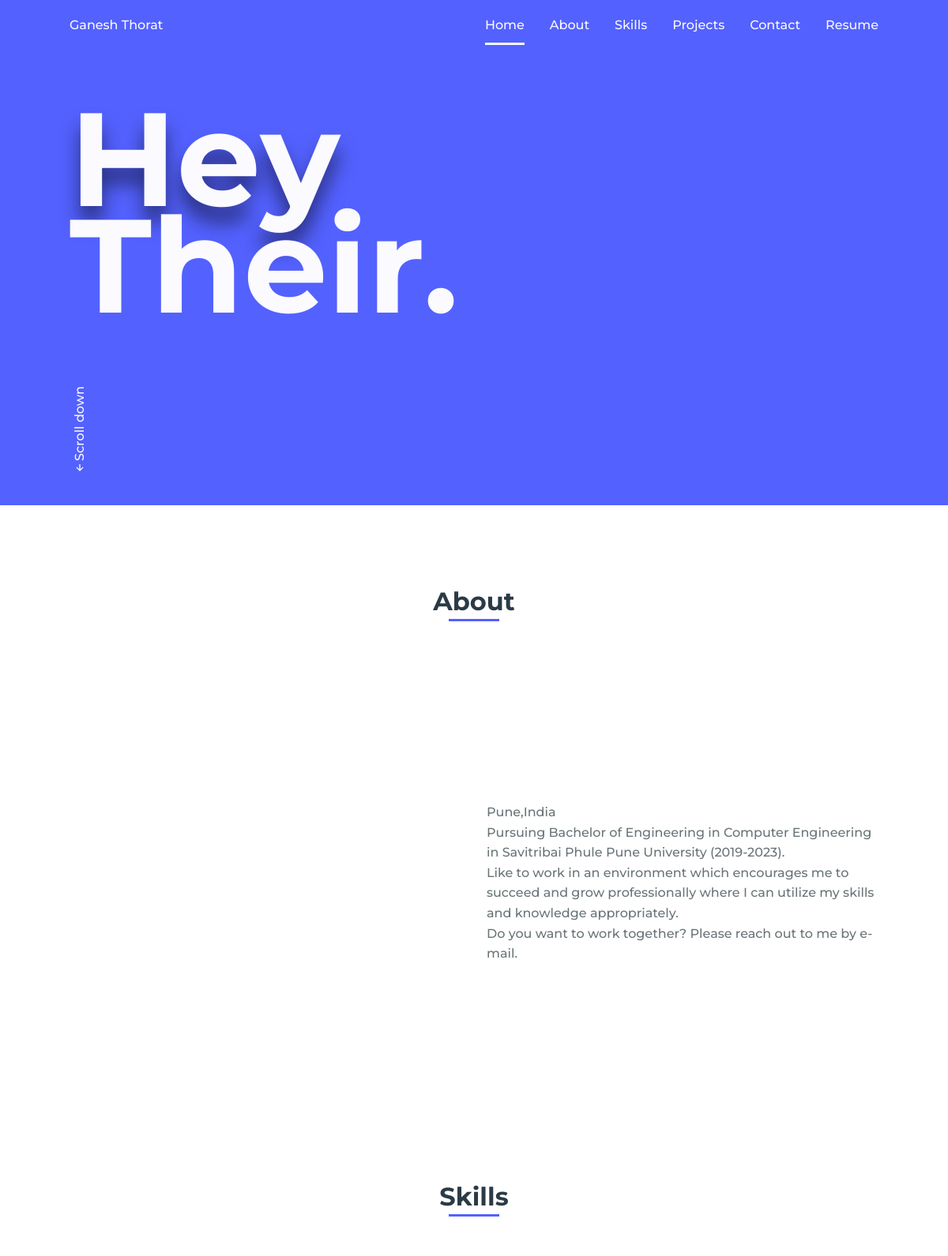
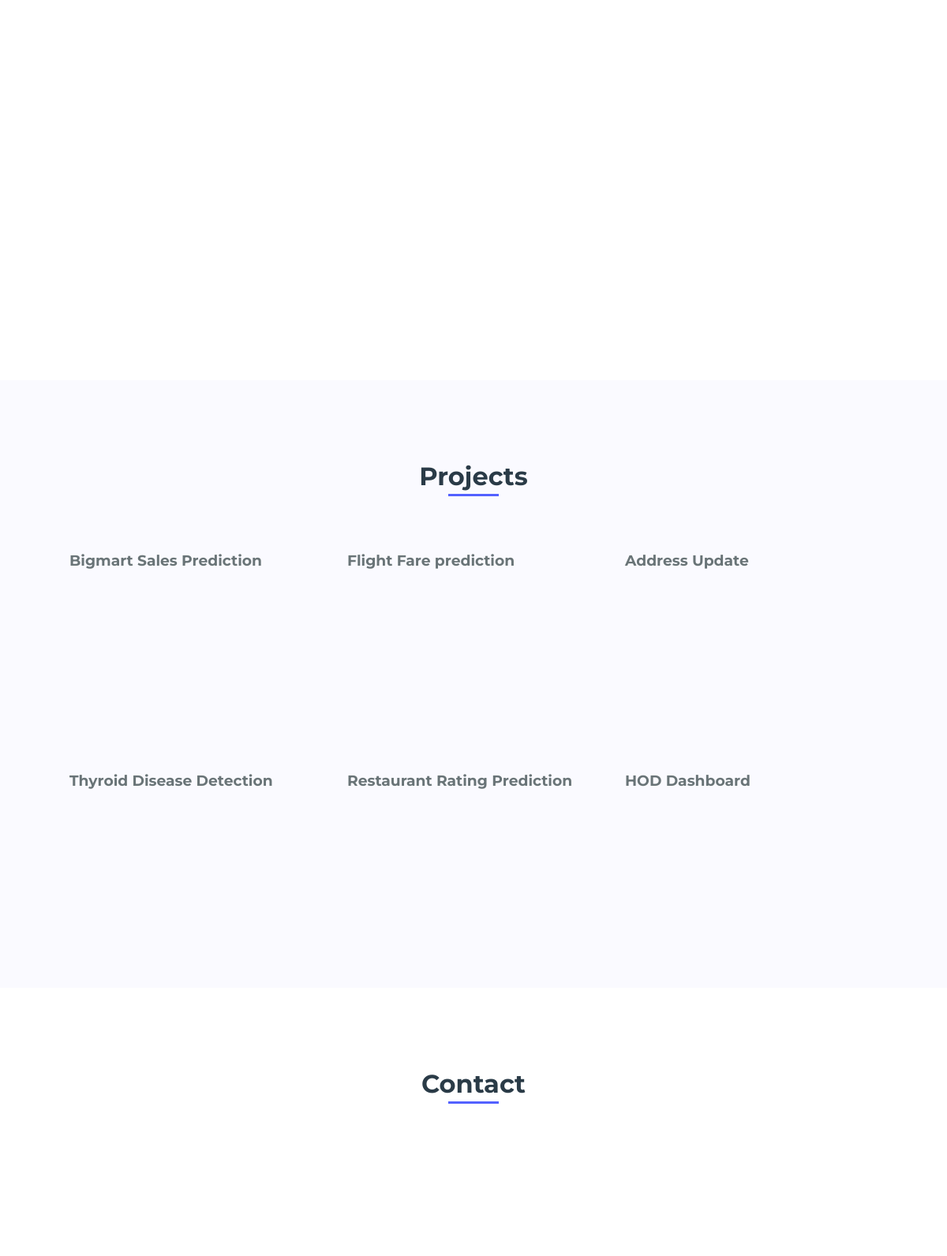
The page / (upper part) on the database its author committed (2 pictures, top to bottom).
### ganesh/models.py (models this page shows, shortened)
class Home(models.Model):
    name = models.CharField(max_length=20)
    greetings_1 = models.CharField(max_length=5)
    greetings_2 = models.CharField(max_length=5)
    picture = models.ImageField(upload_to='picture/')
    updated = models.DateTimeField(auto_now=True)

class About(models.Model):
    heading = models.CharField(max_length=50)
    career = models.CharField(max_length=200)
    description = RichTextField(blank=False)
    profile_img = models.ImageField(upload_to='profile/')
    updated = models.DateTimeField(auto_now=True)

### ganesh/views.py (the view)
# urls.py: path('', views.index, name='index')
def index(request):
    home = Home.objects.latest('updated')
    resume=Resume.objects.latest('updated')
    about = About.objects.latest('updated')
    profiles = Profile.objects.filter(about=about)
    categories = Category.objects.all()
    projects = Project.objects.all()
    context = {
        'home': home,
        'resume' : resume,
        'about': about,
        'profiles': profiles,
        'categories': categories,
        'projects': projects
    }
    return render(request, 'index.html', context)

### ganesh/templates/index.html (shortened to what this page needs)
{% load static %}
<!DOCTYPE html>
    <html lang="en">
    <head>
        <link rel="stylesheet" href="{% static 'assets/css/styles.css' %}">
        <link href='https://cdn.jsdelivr.net/npm/boxicons@2.0.5/css/boxicons.min.css' rel='stylesheet'>
    </head>
    <body>
        <header class="l-header">
            <nav class="nav bd-grid">
                <div>
                    <a href="#" class="nav__logo">{{ home.name }}</a>
                </div>
                <div class="nav__menu" id="nav-menu">
                    <ul class="nav__list">
                        <li class="nav__item"><a href="#home" class="nav__link active">Home</a></li>
                        <li class="nav__item"><a href="#about" class="nav__link">About</a></li>
                        <li class="nav__item"><a href="#skills" class="nav__link">Skills</a></li>
                        <li class="nav__item"><a href="#project" class="nav__link">Projects</a></li>
                        <li class="nav__item"><a href="#contact" class="nav__link">Contact</a></li>
                        <li class="nav__item"><a href="https://drive.google.com/drive/folders/1lUDZ5xVRY4taUITsoAXpyoa2ccp0brDP?usp=sharing" target="_blank" class="nav__link">Resume</a></li>
                    </ul>
                </div>
            </nav>
        </header>
        <main class="l-main">
            <section class="home" id="home">
                <div class="home__container bd-grid">
                    <h1 class="home__title"><span>{{ home.greetings_1 }}</span><br>{{ home.greetings_2 }}.</h1>
                    <div class="home__scroll">
                        <a href="#about" class="home__scroll-link"><i class='bx bx-up-arrow-alt' ></i>Scroll down</a>
                    </div>
                    <img src="{{ home.picture.url }}" alt="" class="home__img">
                </div>
            </section>
            <section class="about section" id="about">
                <h2 class="section-title">About</h2>
                <div class="about__container bd-grid">
                    <div>
                        <p class="about__text">{{ about.description|safe }}</p>
                        <br>
                        <div class="about__social">
                        </div>
                    </div>
                </div>
            </section>
            <section class="skills section" id="skills">
                <h2 class="section-title">Skills</h2>
                <div class="skills__container bd-grid">
                    <div class="skills__box">
                    </div>
                </div>
            </section>
            <section class="project section" id="project">
                <h2 class="section-title">Projects</h2>
                <div class="project__container bd-grid">
                    {% for project in projects %}
                    <div>
                    <h3>{{ project.title }}</h3>
                    </div>
                    {% endfor %}
                </div>
            </section>
            <section class="contact section" id="contact">
                <h2 class="section-title">Contact</h2>
                <div class="contact__container bd-grid">
                    <div class="contact__info">
                    </div>
                    <div class="contact__info">
                    </div>
                </div>
            </section>
        </main>
    </body>
</html>

### rows shown on the page
Home: name "Ganesh Thorat", greetings_1 "Hey", greetings_2 "Their", picture (picture)
About: description "Pune,India Pursuing Bachelor of Engineering in Computer Engineering in Savitribai Phule Pune University (2019-2023). Like to work in an environment which encourages me to succeed and grow professionally where I can utilize my skills and knowledge appropriately. Do you want to work together? Please reach out to me by e-mail."
